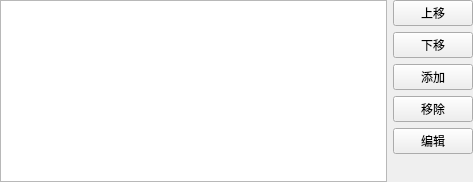
<?xml version="1.0" encoding="UTF-8"?>
<ui version="4.0">
 <class>LightlyExceptionListWidget</class>
 <widget class="QWidget" name="LightlyExceptionListWidget">
  <property name="geometry">
   <rect>
    <x>0</x>
    <y>0</y>
    <width>473</width>
    <height>182</height>
   </rect>
  </property>
  <property name="sizePolicy">
   <sizepolicy hsizetype="Preferred" vsizetype="Preferred">
    <horstretch>0</horstretch>
    <verstretch>0</verstretch>
   </sizepolicy>
  </property>
  <property name="minimumSize">
   <size>
    <width>0</width>
    <height>0</height>
   </size>
  </property>
  <layout class="QGridLayout" name="gridLayout">
   <property name="leftMargin">
    <number>0</number>
   </property>
   <property name="topMargin">
    <number>0</number>
   </property>
   <property name="rightMargin">
    <number>0</number>
   </property>
   <property name="bottomMargin">
    <number>0</number>
   </property>
   <item row="0" column="0" rowspan="6">
    <widget class="QTreeView" name="exceptionListView">
     <property name="sizePolicy">
      <sizepolicy hsizetype="Expanding" vsizetype="Maximum">
       <horstretch>0</horstretch>
       <verstretch>0</verstretch>
      </sizepolicy>
     </property>
     <property name="minimumSize">
      <size>
       <width>100</width>
       <height>100</height>
      </size>
     </property>
    </widget>
   </item>
   <item row="5" column="1">
    <spacer name="verticalSpacer">
     <property name="orientation">
      <enum>Qt::Vertical</enum>
     </property>
     <property name="sizeHint" stdset="0">
      <size>
       <width>20</width>
       <height>1</height>
      </size>
     </property>
    </spacer>
   </item>
   <item row="0" column="1">
    <widget class="QPushButton" name="moveUpButton">
     <property name="text">
      <string>上移</string>
     </property>
    </widget>
   </item>
   <item row="1" column="1">
    <widget class="QPushButton" name="moveDownButton">
     <property name="text">
      <string>下移</string>
     </property>
    </widget>
   </item>
   <item row="2" column="1">
    <widget class="QPushButton" name="addButton">
     <property name="text">
      <string>添加</string>
     </property>
    </widget>
   </item>
   <item row="3" column="1">
    <widget class="QPushButton" name="removeButton">
     <property name="text">
      <string>移除</string>
     </property>
    </widget>
   </item>
   <item row="4" column="1">
    <widget class="QPushButton" name="editButton">
     <property name="text">
      <string>编辑</string>
     </property>
    </widget>
   </item>
  </layout>
 </widget>
 <tabstops>
  <tabstop>exceptionListView</tabstop>
  <tabstop>moveUpButton</tabstop>
  <tabstop>moveDownButton</tabstop>
  <tabstop>addButton</tabstop>
  <tabstop>removeButton</tabstop>
  <tabstop>editButton</tabstop>
 </tabstops>
 <resources/>
 <connections/>
</ui>
